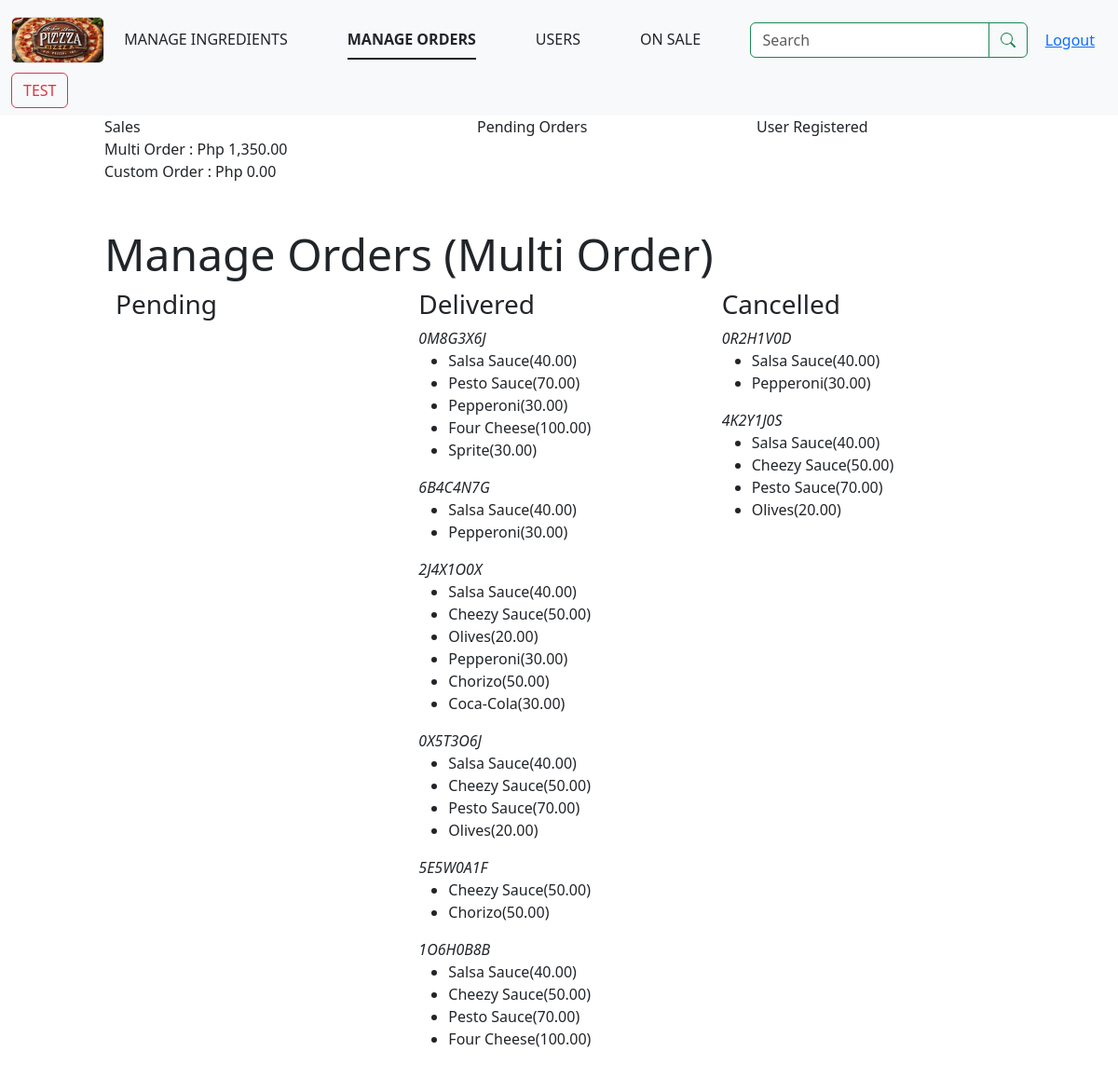
The app's page /admin/index.php?page=2 (signed in) with its own data.
### tables this page shows
CREATE TABLE `ingredients` (
  `ingredient_id` int(11) NOT NULL,
  `ingredient_name` varchar(100) NOT NULL,
  `step_id` int(11) NOT NULL,
  `price_amt` decimal(6,2) NOT NULL,
  `ingredient_description` text NOT NULL,
  `ingredient_img` varchar(100) NOT NULL
);

### admin/manage_orders.php (the view, shortened to what this page needs)
<?php include_once("../db.php");
function get_total_sales_multi_order($conn){
    $sql_get_sales = "SELECT sum(i.price_amt * mo.order_qty) sales
                         FROM `multi_order` mo
                         JOIN `ingredients` i
                           ON mo.ingredient_id = i.ingredient_id
                        ";
   $sales_result = mysqli_query($conn, $sql_get_sales);
   $row = mysqli_fetch_array($sales_result);
    return "Php ".number_format($row['sales'],2);
}
function get_total_sales_custom_order($conn){
    $sql_get_sales = "SELECT (sum(i1.price_amt) * sum(o.quantity)) +
                             (sum(i2.price_amt) * sum(o.quantity)) +
                             (sum(i3.price_amt) * sum(o.quantity)) +
                             (sum(i4.price_amt) * sum(o.quantity)) sales
                        FROM `orders` o
                        JOIN `ingredients` i1
                          ON (o.step1 = i1.ingredient_id)
                        JOIN `ingredients` i2
                          ON (o.step2 = i2.ingredient_id)
                        JOIN `ingredients` i3
                          ON (o.step3 = i3.ingredient_id)
                        JOIN `ingredients` i4
                          ON (o.step4 = i4.ingredient_id)
                WHERE o.order_status = 'D'
                      ";
   $sales_result = mysqli_query($conn, $sql_get_sales);
   $row = mysqli_fetch_array($sales_result);
    return "Php ".number_format($row['sales'],2);
}
?>
<html>
<head>
    <link rel="stylesheet" href="../css/bootstrap.css">
    <link rel="stylesheet" href="../my.css">
</head>
<body id="home-page">
    <div class="container-fluid">
        <div class="row">
           <div class="col-1"></div>
            <div class="col-4">Sales <br>
            Multi Order : <?php echo get_total_sales_multi_order($conn); ?> <br>
            Custom Order : <?php echo get_total_sales_custom_order($conn); ?> <br>
            </div>
            <div class="col-3">Pending Orders</div>
            <div class="col-3">User Registered</div>
            <div class="col-1"></div>
        </div>
        <div class="row">
            <div class="col-1"></div>
            <div class="col-10 pt-5">
                <h3 class="display-5">Manage Orders (Multi Order)</h3>
                      <div class="container-fluid">
                          <div class="row">
                              <div class="col-4">
                                  <h3>Pending</h3>
                              </div>
                              <div class="col-4">
                                 <h3>Delivered</h3>
                                  <?php
                                     $sql_get_reference = "SELECT DISTINCT `order_reference_number` from `multi_order` where order_status = 'D' ";
                                     $reference_result = mysqli_query($conn, $sql_get_reference);
                                     while($row = mysqli_fetch_assoc($reference_result)){
                                         $ord_ref_num = $row['order_reference_number'];
                                         echo "<em>".$ord_ref_num."</em>" . "<br>";
                                         $sql_get_ingredient = "SELECT i.ingredient_name
                                                                     , i.price_amt
                                                                     , i.ingredient_description
                                                                     , i.ingredient_img
                                                                  from `multi_order` mo
                                                                  JOIN `ingredients` i
                                                                    ON mo.ingredient_id = i.ingredient_id
                                                                 where mo.order_reference_number = '$ord_ref_num'";
                                         $ingredient_result = mysqli_query($conn,$sql_get_ingredient);
                                         echo "<ul>";
                                         while($ing = mysqli_fetch_assoc($ingredient_result)){
                                             echo "<li>" . $ing['ingredient_name'] . "(". $ing['price_amt'] .")" . "</li>";
                                         }
                                         echo "</ul>";
                                     }
                                     ?>
                              </div>
                               <div class="col-4">
                                 <h3>Cancelled</h3>
                                  <?php
                                     $sql_get_reference = "SELECT DISTINCT `order_reference_number` from `multi_order` where order_status = 'X' ";
                                     $reference_result = mysqli_query($conn, $sql_get_reference);
                                     while($row = mysqli_fetch_assoc($reference_result)){
                                         $ord_ref_num = $row['order_reference_number'];
                                         echo "<em>".$ord_ref_num."</em>" . "<br>";
                                         $sql_get_ingredient = "SELECT i.ingredient_name
                                                                     , i.price_amt
                                                                     , i.ingredient_description
                                                                     , i.ingredient_img
                                                                  from `multi_order` mo
                                                                  JOIN `ingredients` i
                                                                    ON mo.ingredient_id = i.ingredient_id
                                                                 where mo.order_reference_number = '$ord_ref_num'";
                                         $ingredient_result = mysqli_query($conn,$sql_get_ingredient);
                                         echo "<ul>";
                                         while($ing = mysqli_fetch_assoc($ingredient_result)){
                                             echo "<li>" . $ing['ingredient_name'] . "(". $ing['price_amt'] .")" . "</li>";
                                         }
                                         echo "</ul>";
                                     }
                                     ?>
                              </div>
                          </div>
                      </div>
            </div>
            <div class="col-1"></div>
        </div>
    </div>
</body>
   </html>

### records on screen
ingredients: ingredient_name "Salsa Sauce", price_amt "40.00"
ingredients: ingredient_name "Pesto Sauce", price_amt "70.00"
ingredients: ingredient_name "Pepperoni", price_amt "30.00"
ingredients: ingredient_name "Four Cheese", price_amt "100.00"
ingredients: ingredient_name "Sprite", price_amt "30.00"
ingredients: ingredient_name "Cheezy Sauce", price_amt "50.00"
ingredients: ingredient_name "Olives", price_amt "20.00"
ingredients: ingredient_name "Chorizo", price_amt "50.00"
ingredients: ingredient_name "Coca-Cola", price_amt "30.00"

### other values on screen
$_SESSION['user_global_info']['fullname'] "TEST"
get_total_sales_multi_order($conn) "Php 1,350.00"
get_total_sales_custom_order($conn) "Php 0.00"
$ord_ref_num "0M8G3X6J"
$ord_ref_num "6B4C4N7G"
$ord_ref_num "2J4X1O0X"
$ord_ref_num "0X5T3O6J"
$ord_ref_num "5E5W0A1F"
$ord_ref_num "1O6H0B8B"
$ord_ref_num "0R2H1V0D"
$ord_ref_num "4K2Y1J0S"
